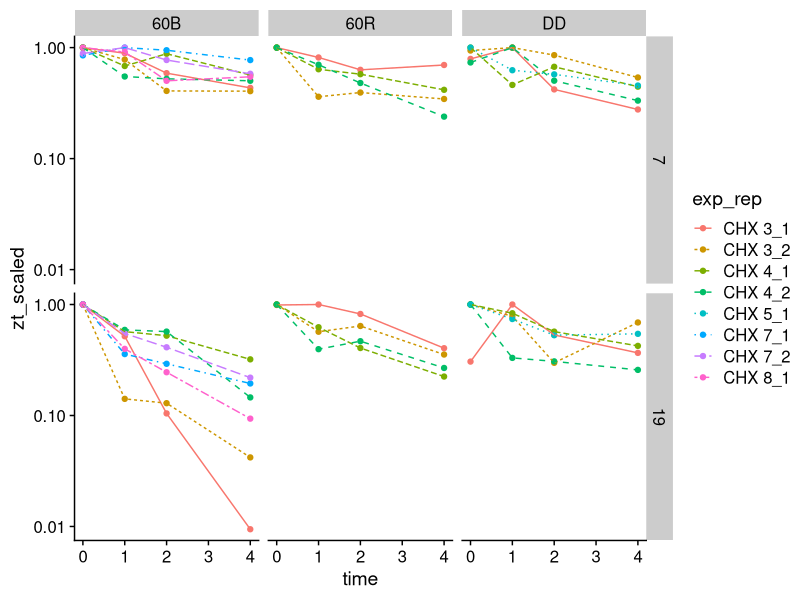
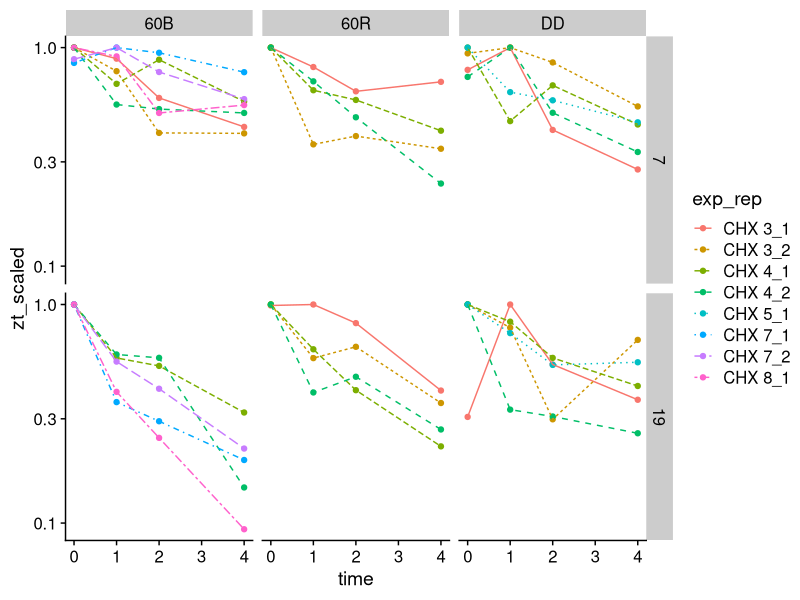
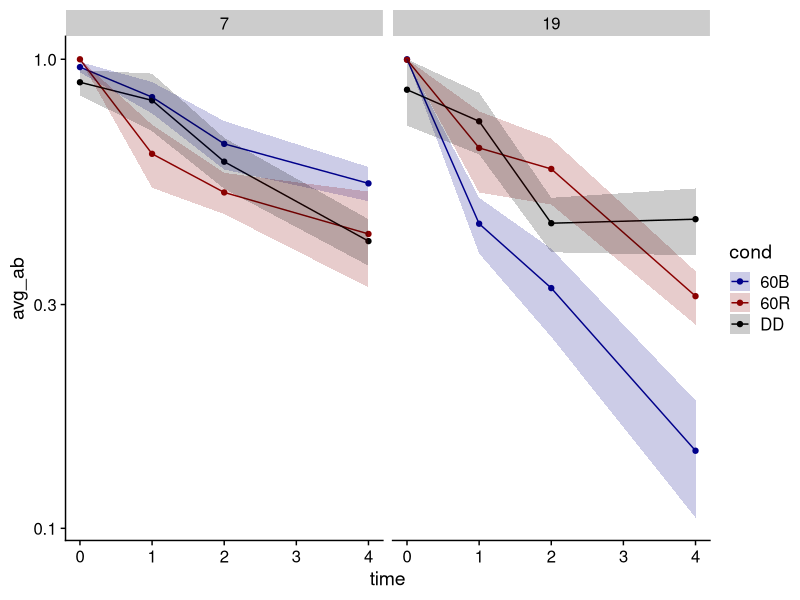
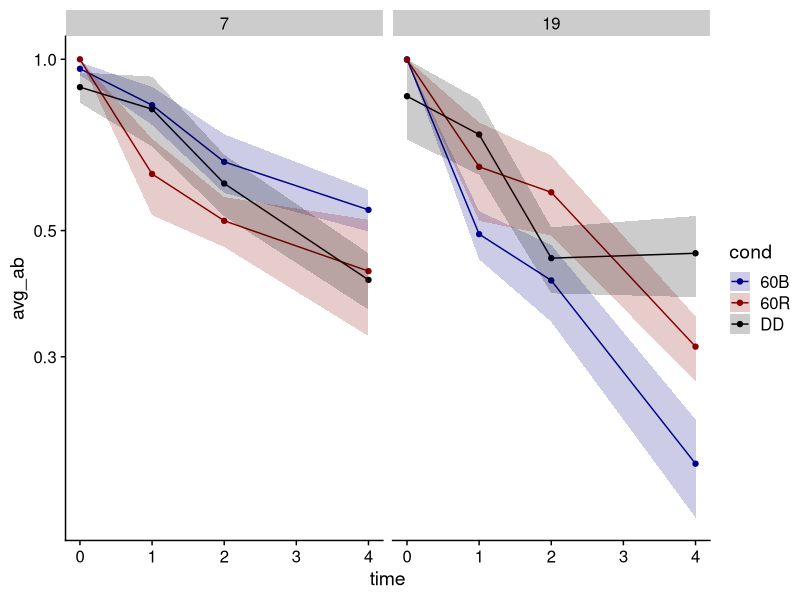
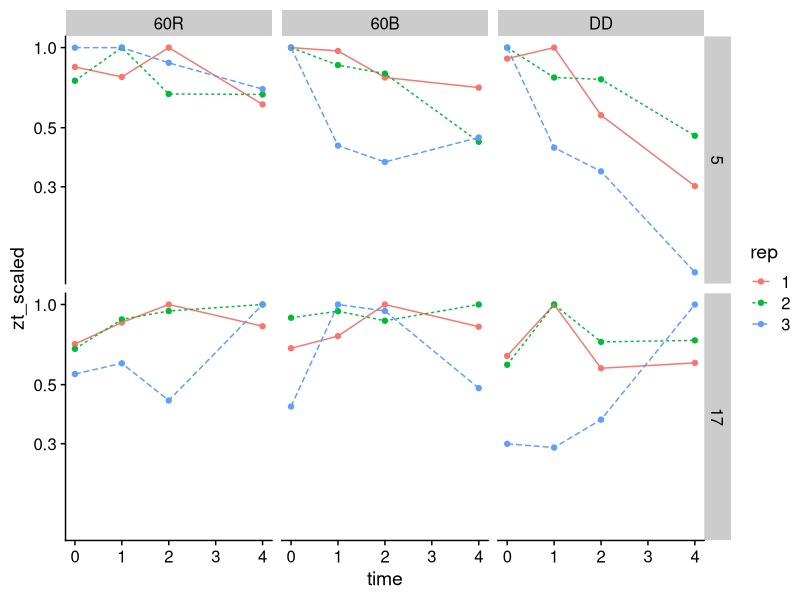
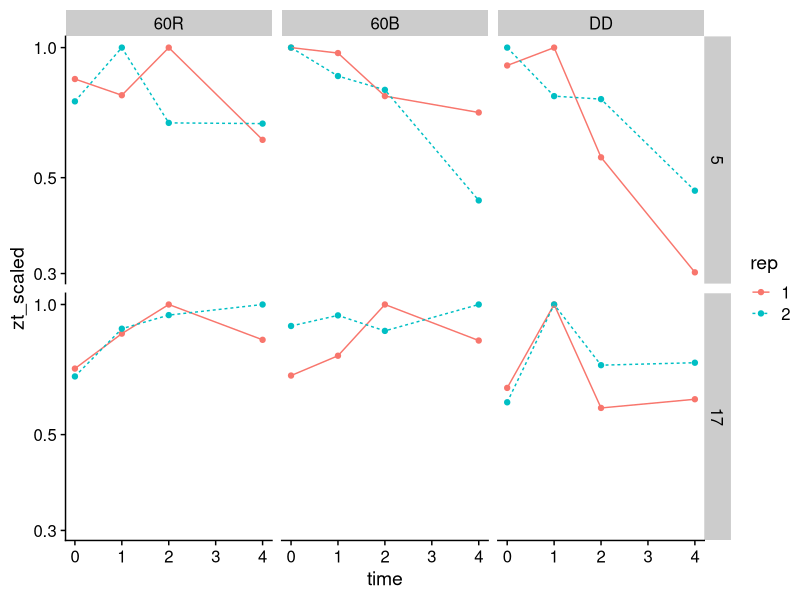
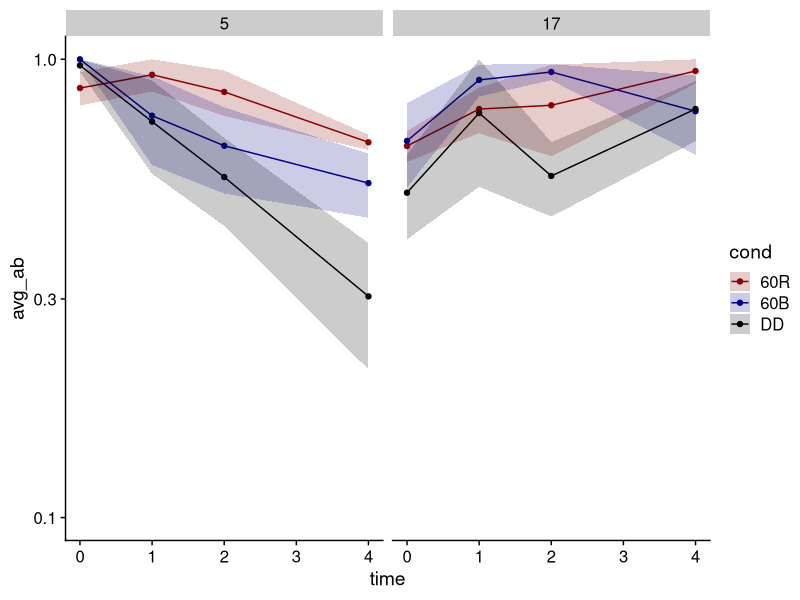
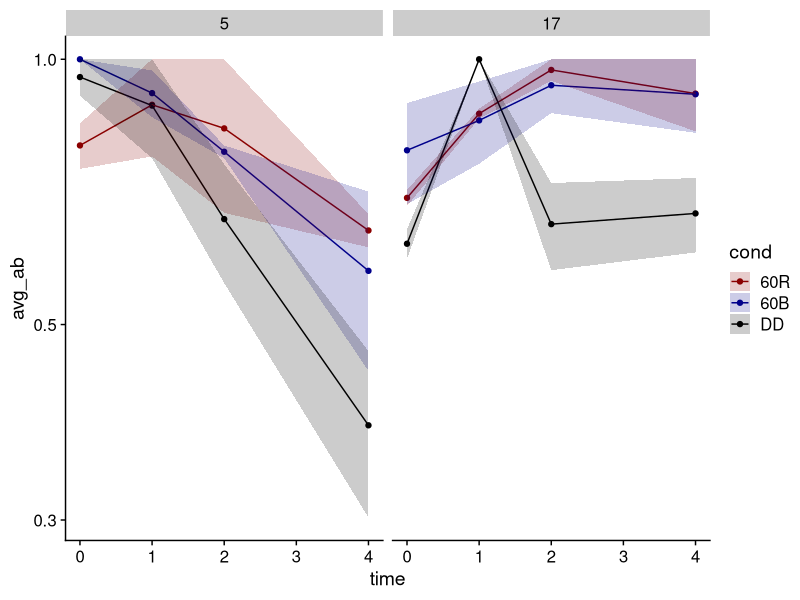

Here is the R script that generated these plots, in order:
## ---- chunk 1
# for graphing
library(tidyverse)
library(RColorBrewer)
library(cowplot)
theme_set(theme_cowplot())
# for genotype manipulation
library(glue)
library(ggtext)
# for figure arrangement
library(gridExtra)

#knitr::opts_chunk$set(echo = TRUE, cache = TRUE, autodep = TRUE)
## ---- chunk 2
setwd("F:/OneDrive - University of California, Davis/Harmer Lab/Manuscripts/RVE/Figures/fig6_protein/")

#setwd("C:/Users/contr/OneDrive - University of California, Davis/Harmer Lab/Manuscripts/RVE/Figures/fig6_protein/")
## ---- chunk 3
# set basic color scale 
simple_colors <- c("60R" = "darkred", "60B" = "darkblue", "DD" = "black")
## ---- chunk 4
# load data
rve8 <- read_csv("CHX_RVE8_WT.csv")

# rename columns
colnames(rve8) <- c("exp", "blot", "label", "time", "zt", "cond", "gt", "rep", "target", "abundance", "scaled", "zt_scaled")

# remove unnecessary columns and set factors
# also add column of experiment and rep 
rve8 <- rve8 %>% 
  select(-c(blot, label, gt)) %>% 
  mutate(exp = as_factor(exp),
         zt = as_factor(zt),
         cond = as_factor(cond),
         rep = as_factor(rep),
         target = as_factor(target),
         exp_rep = as_factor(paste0(exp, "_", rep)))

summary(rve8)
## ---- chunk 5
rve8 %>% 
  ggplot(aes(time, zt_scaled, color = exp_rep)) +
  geom_point() + 
  geom_line(aes(linetype = exp_rep)) +
  scale_y_log10() + 
  facet_grid(zt ~ cond)
## ---- chunk 6
# see what it looks like without CHX 3 for ZT19 60B
rve8 %>% filter(!(exp == "CHX 3" & zt == "19" & cond == "60B")) %>%
  ggplot(aes(time, zt_scaled, color = exp_rep)) +
  geom_point() + 
  geom_line(aes(linetype = exp_rep)) +
  scale_y_log10() + 
  facet_grid(zt ~ cond)
## ---- chunk 7
rve8_all_avg <- rve8 %>% group_by(target, cond, zt, time) %>% 
  summarise(count = n(),
            avg_ab = mean(zt_scaled),
            sd = sd(zt_scaled),
            sem = sd / sqrt(count))

summary(rve8_all_avg)
## ---- chunk 8
most_avg <- rve8 %>% filter(!(exp == "CHX 3" & zt == "19" & cond == "60B")) %>% 
  group_by(cond, zt, time) %>% 
  summarise(count = n(),
            avg_ab = mean(zt_scaled),
            sd = sd(zt_scaled),
            sem = sd / sqrt(count))

summary(most_avg)
## ---- chunk 9
rve8_all_avg %>% 
  ggplot(aes(time, avg_ab, color = cond, fill = cond)) + 
  geom_point() + 
  geom_line() + 
  geom_ribbon(aes(ymin = avg_ab - sem,
              ymax = avg_ab + sem),
              linetype = 0, alpha = 0.2) +
  scale_y_log10() + 
  facet_grid(. ~ zt) +
  scale_color_manual(values = simple_colors) +
  scale_fill_manual(values = simple_colors)
## ---- chunk 10
most_avg %>% 
  ggplot(aes(time, avg_ab, color = cond, fill = cond)) + 
  geom_point() + 
  geom_line() + 
  geom_ribbon(aes(ymin = avg_ab - sem,
              ymax = avg_ab + sem),
              linetype = 0, alpha = 0.2) +
  scale_y_log10() + 
  facet_grid(. ~ zt) + 
  scale_color_manual(values = simple_colors) +
  scale_fill_manual(values = simple_colors)
## ---- chunk 11
# load data
rve4 <- read_csv("CHX_RVE4_WT.csv")

# rename columns
colnames(rve4) <- c("images", "time", "zt", "cond", "gt", "rep", "target", "abundance", "scaled", "zt_scaled", "norm")

# remove unnecessary columns and set factors
rve4 <- rve4 %>% 
  select(-c(images, gt)) %>% 
  mutate(zt = as_factor(zt),
         cond = as_factor(cond),
         rep = as_factor(rep),
         target = as_factor(target))

summary(rve4)
## ---- chunk 12
rve4 %>% 
  ggplot(aes(time, zt_scaled, color = rep)) +
  geom_point() + 
  geom_line(aes(linetype = rep)) +
  scale_y_log10() + 
  facet_grid(zt ~ cond)
## ---- chunk 13
rve4 %>% filter(rep != "3") %>% 
  ggplot(aes(time, zt_scaled, color = rep)) +
  geom_point() + 
  geom_line(aes(linetype = rep)) +
  scale_y_log10() + 
  facet_grid(zt ~ cond)
## ---- chunk 14
rve4_all_avg <- rve4 %>% group_by(target, cond, zt, time) %>% 
  summarise(count = n(),
            avg_ab = mean(zt_scaled),
            sd = sd(zt_scaled),
            sem = sd / sqrt(count))

summary(rve4_all_avg)
## ---- chunk 15
two_avg <- rve4 %>% filter(rep != "3") %>% 
  group_by(cond, zt, time) %>% 
  summarise(count = n(),
            avg_ab = mean(zt_scaled),
            sd = sd(zt_scaled),
            sem = sd / sqrt(count))

summary(two_avg)
## ---- chunk 16
rve4_all_avg %>% 
  ggplot(aes(time, avg_ab, color = cond, fill = cond)) + 
  geom_point() + 
  geom_line() + 
  geom_ribbon(aes(ymin = avg_ab - sem,
              ymax = avg_ab + sem),
              linetype = 0, alpha = 0.2) +
  scale_y_log10(breaks = c(0.1, 0.3, 1), limits = c(0.1, 1)) + 
  facet_grid(. ~ zt) +
  scale_color_manual(values = simple_colors) +
  scale_fill_manual(values = simple_colors)
## ---- chunk 17
two_avg %>% 
  ggplot(aes(time, avg_ab, color = cond, fill = cond)) + 
  geom_point() + 
  geom_line() + 
  geom_ribbon(aes(ymin = avg_ab - sem,
              ymax = avg_ab + sem),
              linetype = 0, alpha = 0.2) +
  scale_y_log10() + 
  facet_grid(. ~ zt) + 
  scale_color_manual(values = simple_colors) +
  scale_fill_manual(values = simple_colors)
## ---- chunk 18
rve4 %>% 
  ggplot(aes(time, abundance, color = rep)) +
  geom_point() + 
  geom_line(aes(linetype = rep)) +
  scale_y_log10() + 
  facet_grid(zt ~ cond)
## ---- chunk 19
rve4 %>% filter(rep != "3") %>% 
  ggplot(aes(time, abundance, color = rep)) +
  geom_point() + 
  geom_line(aes(linetype = rep)) +
  scale_y_log10() + 
  facet_grid(zt ~ cond)
## ---- chunk 20
all_avg <- rve4 %>% group_by(cond, zt, time) %>% 
  summarise(count = n(),
            avg_ab = mean(abundance),
            sd = sd(abundance),
            sem = sd / sqrt(count))

summary(all_avg)
## ---- chunk 21
two_avg <- rve4 %>% filter(rep != "3") %>% 
  group_by(cond, zt, time) %>% 
  summarise(count = n(),
            avg_ab = mean(abundance),
            sd = sd(abundance),
            sem = sd / sqrt(count))

summary(two_avg)
## ---- chunk 22
all_avg %>% 
  ggplot(aes(time, avg_ab, color = cond, fill = cond)) + 
  geom_point() + 
  geom_line() + 
  geom_ribbon(aes(ymin = avg_ab - sem,
              ymax = avg_ab + sem),
              linetype = 0, alpha = 0.2) +
  scale_y_log10() + 
  facet_grid(. ~ zt) + 
  scale_color_manual(values = simple_colors) +
  scale_fill_manual(values = simple_colors)
## ---- chunk 23
two_avg %>% 
  ggplot(aes(time, avg_ab, color = cond, fill = cond)) + 
  geom_point() + 
  geom_line() + 
  geom_ribbon(aes(ymin = avg_ab - sem,
              ymax = avg_ab + sem),
              linetype = 0, alpha = 0.2) +
  scale_y_log10() + 
  facet_grid(. ~ zt) + 
  scale_color_manual(values = simple_colors) +
  scale_fill_manual(values = simple_colors)
## ---- chunk 24
rve4 %>% 
  ggplot(aes(time, norm, color = rep)) +
  geom_point() + 
  geom_line(aes(linetype = rep)) +
  scale_y_log10() + 
  facet_grid(zt ~ cond)
## ---- chunk 25
two_avg <- rve4 %>% filter(rep != "3") %>% 
  group_by(cond, zt, time) %>% 
  summarise(count = n(),
            avg_ab = mean(norm),
            sd = sd(norm),
            sem = sd / sqrt(count))

summary(two_avg)
## ---- chunk 26
two_avg %>% 
  ggplot(aes(time, avg_ab, color = cond, fill = cond)) + 
  geom_point() + 
  geom_line() + 
  geom_ribbon(aes(ymin = avg_ab - sem,
              ymax = avg_ab + sem),
              linetype = 0, alpha = 0.2) +
  scale_y_log10() + 
  facet_grid(. ~ zt) + 
  scale_color_manual(values = simple_colors) +
  scale_fill_manual(values = simple_colors)
## ---- chunk 27
two_avg %>% 
  ggplot(aes(time, avg_ab, color = cond, fill = cond)) + 
  geom_point() + 
  geom_line() + 
  geom_ribbon(aes(ymin = avg_ab - sem,
              ymax = avg_ab + sem),
              linetype = 0, alpha = 0.2) +
  scale_y_log10(expand = expansion(0, 0), limits = c(0.01, 10)) + 
  facet_grid(. ~ zt) + 
  scale_color_manual(values = simple_colors) +
  scale_fill_manual(values = simple_colors)
## ---- chunk 28
head(rve4_all_avg)
head(rve8_all_avg)

# join RVE4 and RVE8 together
full_avg <- full_join(rve4_all_avg, rve8_all_avg)
summary(full_avg)
## ---- chunk 29
full_avg %>% 
  ggplot(aes(time, avg_ab, color = cond, fill = cond)) + 
  geom_point() + 
  geom_line() + 
  geom_ribbon(aes(ymin = avg_ab - sem,
              ymax = avg_ab + sem),
              linetype = 0, alpha = 0.2) +
  scale_y_log10() + 
  facet_wrap(target ~ zt) + 
  scale_color_manual(values = simple_colors) +
  scale_fill_manual(values = simple_colors)
## ---- chunk 30
# first RVE4
rve4_rough_graph <- full_avg %>% filter(target == "RVE4") %>% 
  ggplot(aes(time, avg_ab, color = cond, fill = cond)) + 
  geom_point() + 
  geom_line() + 
  geom_ribbon(aes(ymin = avg_ab - sem,
              ymax = avg_ab + sem),
              linetype = 0, alpha = 0.2) +
  scale_y_log10(expand = expansion(0, 0),
                limits = c(0.1, 1.2)) + 
  facet_grid(target ~ zt) + 
  labs(y = "Scaled Protein Abundance",
       x = "Time After CHX Application (hours)",
       color = "Light",
       fill = "Light") + 
  scale_color_manual(values = simple_colors) +
  scale_fill_manual(values = simple_colors) + 
  theme(axis.title.x = element_blank(),
        axis.text.x = element_blank(),
        strip.text.y = element_text(face = "italic"))

# then RVE8
rve8_rough_graph <- full_avg %>% filter(target == "RVE8") %>% 
  ggplot(aes(time, avg_ab, color = cond, fill = cond)) + 
  geom_point() + 
  geom_line() + 
  geom_ribbon(aes(ymin = avg_ab - sem,
              ymax = avg_ab + sem),
              linetype = 0, alpha = 0.2) +
  scale_y_log10(expand = expansion(0, 0),
                limits = c(0.1, 1.2)) + 
  facet_grid(target ~ zt) + 
  labs(y = "Scaled Protein Abundance",
       x = "Time After CHX Application (hours)",
       color = "Light",
       fill = "Light") +
  scale_color_manual(values = simple_colors) +
  scale_fill_manual(values = simple_colors) +
  theme(strip.text.y = element_text(face = "italic"))

# extract the legend
light_legend <- get_legend(rve8_rough_graph)
## ---- chunk 31
layout <- rbind(c(1, 1, 1, 1),
                c(2, 2, 2, 2))

grid.arrange(rve4_rough_graph, rve8_rough_graph,
             ncol = 1, layout_matrix = layout)
## ---- chunk 32
# first RVE4
rve4_rough_graph <- full_avg %>% filter(target == "RVE4") %>% 
  ggplot(aes(time, avg_ab, color = cond, fill = cond)) + 
  geom_point() + 
  geom_line() + 
  geom_ribbon(aes(ymin = avg_ab - sem,
              ymax = avg_ab + sem),
              linetype = 0, alpha = 0.2) +
  scale_y_log10(expand = expansion(0, 0),
                limits = c(0.1, 1.2)) + 
  facet_grid(zt ~ target) + 
  labs(y = "Scaled Protein Abundance",
       x = "Time After CHX Application (hours)",
       color = "Light",
       fill = "Light") + 
  scale_color_manual(values = simple_colors) +
  scale_fill_manual(values = simple_colors) + 
  theme(strip.text.x = element_text(face = "italic"),
        legend.position = "none")

# then RVE8
rve8_rough_graph <- full_avg %>% filter(target == "RVE8") %>% 
  ggplot(aes(time, avg_ab, color = cond, fill = cond)) + 
  geom_point() + 
  geom_line() + 
  geom_ribbon(aes(ymin = avg_ab - sem,
              ymax = avg_ab + sem),
              linetype = 0, alpha = 0.2) +
  scale_y_log10(expand = expansion(0, 0),
                limits = c(0.1, 1.2)) + 
  facet_grid(zt ~ target) + 
  labs(y = "Scaled Protein Abundance",
       x = "Time After CHX Application (hours)",
       color = "Light",
       fill = "Light") +
  scale_color_manual(values = simple_colors) +
  scale_fill_manual(values = simple_colors) +
  theme(axis.title.y = element_blank(),
        axis.text.y = element_blank(),
        strip.text.x = element_text(face = "italic"),
        legend.position = "none")
## ---- chunk 33
layout <- rbind(c(1, 1, 1, 1, 1, 2, 2, 2, 2, 3))

grid.arrange(rve4_rough_graph, rve8_rough_graph, light_legend,
             ncol = 2, layout_matrix = layout)
## ---- chunk 34
summary(full_avg)

# make light easier to understand 
full_avg <- full_avg %>% mutate(
  Light = as_factor(case_when(
    cond == "60B" ~ "Blue",
    cond == "60R" ~ "Red", 
    cond == "DD" ~ "Dark")),
  protein = as_factor(case_when(
    target == "RVE4" ~ "RVE4-FLAG",
    target == "RVE8" ~ "RVE8-HA"
  ))
)

# order light as a factor
full_avg$Light = as_factor(full_avg$Light) %>% 
  ordered(levels = c("Blue", "Red", "Dark"))
## ---- chunk 35
line_size <- 1
point_size <- 2
ribbon_alpha <- 0.25
facet_label_size = 18
axis_text_size <- 16
axis_title_size <- 18
legend_text_size <- 16
legend_title_size <- 18
legend_symbol_size <- unit(2, "line")
## ---- chunk 36
colors <- c("Blue" = "darkblue", "Red" = "darkred", "Dark" = "black")
## ---- chunk 37
shapes <- c("Red" = 1, "Blue" = 16, "Dark" = 15)
## ---- chunk 38
# save to pdf
#pdf("RVE4_half-life.pdf", width = 6, height = 5, bg = "white")

# RVE4
full_avg %>% filter(target == "RVE4") %>% 
  ggplot(aes(time, avg_ab, color = Light, fill = Light)) + 
  geom_point(aes(shape = Light), size = point_size) + 
  geom_line(linewidth = line_size) + 
  geom_ribbon(aes(ymin = avg_ab - sem,
              ymax = avg_ab + sem),
              linetype = 0, alpha = ribbon_alpha) +
  scale_y_log10(expand = expansion(0, 0),
                limits = c(0.1, 1.2)) + 
  facet_grid(zt ~ protein) + 
  labs(y = "Scaled Protein Abundance",
       x = "Time After CHX Application (hours)") + 
  background_grid(major = 'y', minor = "none") + 
  scale_color_manual(values = colors) +
  scale_fill_manual(values = colors) + 
  scale_shape_manual(values = shapes) + 
  theme(axis.title = element_text(size = axis_title_size),
        axis.text = element_text(size = axis_text_size),
        legend.text = element_text(size = legend_text_size),
        legend.title = element_text(size = legend_title_size),
        legend.key.size = legend_symbol_size,
        strip.text.x = element_text(size = facet_label_size),
        strip.text.y = element_text(size = facet_label_size))

#dev.off()

# save to pdf
#pdf("RVE8_half-life.pdf", width = 6, height = 5, bg = "white")

# RVE8
full_avg %>% filter(target == "RVE8") %>% 
  ggplot(aes(time, avg_ab, color = Light, fill = Light)) + 
  geom_point(aes(shape = Light), size = point_size) + 
  geom_line(linewidth = line_size) + 
  geom_ribbon(aes(ymin = avg_ab - sem,
              ymax = avg_ab + sem),
              linetype = 0, alpha = ribbon_alpha) +
  scale_y_log10(expand = expansion(0, 0),
                limits = c(0.1, 1.2)) + 
  facet_grid(zt ~ protein) + 
  labs(y = "Scaled Protein Abundance",
       x = "Time After CHX Application (hours)") + 
  background_grid(major = 'y', minor = "none") + 
  scale_color_manual(values = colors) +
  scale_fill_manual(values = colors) + 
  scale_shape_manual(values = shapes) + 
  theme(axis.title = element_text(size = axis_title_size),
        axis.text = element_text(size = axis_text_size),
        legend.text = element_text(size = legend_text_size),
        legend.title = element_text(size = legend_title_size),
        legend.key.size = legend_symbol_size,
        strip.text.x = element_text(size = facet_label_size),
        strip.text.y = element_text(size = facet_label_size))

#dev.off()
